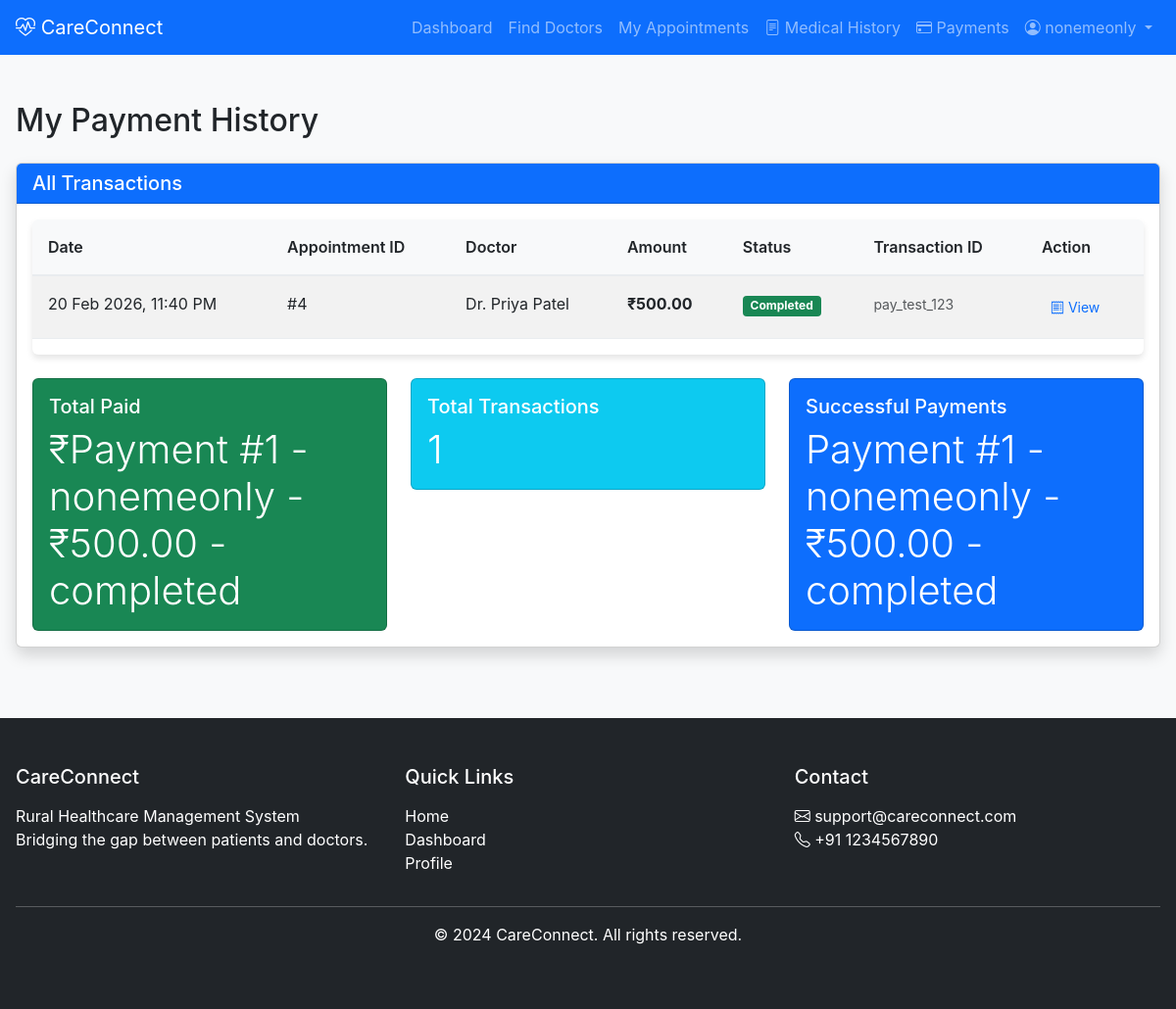
Page /patient/payment-history/ (signed in) on the committed database.
### patient/models.py (models this page shows, shortened)
class Payment(models.Model):
    PAYMENT_STATUS = (
        ('pending', 'Pending'),
        ('completed', 'Completed'),
        ('failed', 'Failed'),
        ('refunded', 'Refunded'),
    )
    PAYMENT_METHODS = (
        ('card', 'Credit/Debit Card'),
        ('upi', 'UPI'),
        ('netbanking', 'Net Banking'),
        ('wallet', 'Wallet'),
    )
    appointment = models.OneToOneField(Appointment, on_delete=models.CASCADE, related_name='payment')
    patient = models.ForeignKey(User, on_delete=models.CASCADE, related_name='payments')
    doctor = models.ForeignKey(Doctor, on_delete=models.CASCADE, related_name='payments')
    amount = models.DecimalField(max_digits=10, decimal_places=2)
    payment_method = models.CharField(max_length=20, choices=PAYMENT_METHODS, blank=True, null=True)
    status = models.CharField(max_length=20, choices=PAYMENT_STATUS, default='pending')
    transaction_id = models.CharField(max_length=100, unique=True, null=True, blank=True)
    payment_date = models.DateTimeField(null=True, blank=True)
    razorpay_order_id = models.CharField(max_length=100, null=True, blank=True)
    razorpay_payment_id = models.CharField(max_length=100, null=True, blank=True)
    razorpay_signature = models.CharField(max_length=200, null=True, blank=True)
    created_at = models.DateTimeField(auto_now_add=True)
    updated_at = models.DateTimeField(auto_now=True)
    class Meta:
        ordering = ['-created_at']
        verbose_name = 'Payment'
        verbose_name_plural = 'Payments'
    def __str__(self):
        return f"Payment #{self.id} - {self.patient.username} - ₹{self.amount} - {self.status}"

class Appointment(models.Model):
    STATUS_CHOICES = (
        ('pending', 'Pending'),
        ('approved', 'Approved'),
        ('rejected', 'Rejected'),
        ('completed', 'Completed'),
        ('cancelled', 'Cancelled'),
    )
    patient = models.ForeignKey(User, on_delete=models.CASCADE, related_name='patient_appointments')
    doctor = models.ForeignKey(Doctor, on_delete=models.CASCADE, related_name='doctor_appointments')
    appointment_date = models.DateField()
    appointment_time = models.TimeField()
    symptoms = models.TextField()
    status = models.CharField(max_length=10, choices=STATUS_CHOICES, default='pending')
    created_at = models.DateTimeField(auto_now_add=True)
    updated_at = models.DateTimeField(auto_now=True)
    class Meta:
        ordering = ['-appointment_date', '-appointment_time']

class Doctor(models.Model):
    user = models.OneToOneField(User, on_delete=models.CASCADE, related_name='doctor_profile')
    specialty = models.CharField(max_length=100)
    hospital = models.ForeignKey(Hospital, on_delete=models.SET_NULL, null=True)
    qualification = models.CharField(max_length=200)
    experience_years = models.IntegerField(default=0)
    consultation_fee = models.DecimalField(max_digits=10, decimal_places=2, default=0)
    is_verified = models.BooleanField(default=False)
    is_available = models.BooleanField(default=True)

### patient/views.py (the view)
# urls.py: path('payment-history/', views.payment_history, name='payment_history'),
@login_required
@patient_required
def payment_history(request):
    payments = Payment.objects.filter(patient=request.user).order_by('-created_at')
    return render(request, 'patient/payment_history.html', {'payments': payments})

### patient/templates/patient/payment_history.html (shortened to what this page needs)
{% extends 'base.html' %}
{% block content %}
<div class="container mt-4">
    <h2>My Payment History</h2>
    <div class="row mt-4">
        <div class="col-md-12">
            <div class="card shadow">
                <div class="card-header bg-primary text-white">
                    <h5 class="mb-0">All Transactions</h5>
                </div>
                <div class="card-body">
                    {% if payments %}
                        <div class="table-responsive">
                            <table class="table table-striped table-hover">
                                <thead>
                                    <tr>
                                        <th>Date</th>
                                        <th>Appointment ID</th>
                                        <th>Doctor</th>
                                        <th>Amount</th>
                                        <th>Status</th>
                                        <th>Transaction ID</th>
                                        <th>Action</th>
                                    </tr>
                                </thead>
                                <tbody>
                                    {% for payment in payments %}
                                    <tr>
                                        <td>{{ payment.payment_date|date:"d M Y, h:i A"|default:"-" }}</td>
                                        <td>#{{ payment.appointment.id }}</td>
                                        <td>Dr. {{ payment.doctor.user.get_full_name }}</td>
                                        <td><strong>₹{{ payment.amount }}</strong></td>
                                        <td>
                                            {% if payment.status == 'completed' %}
                                                <span class="badge bg-success">Completed</span>
                                            {% elif payment.status == 'pending' %}
                                                <span class="badge bg-warning text-dark">Pending</span>
                                            {% elif payment.status == 'failed' %}
                                                <span class="badge bg-danger">Failed</span>
                                            {% else %}
                                                <span class="badge bg-secondary">{{ payment.status|title }}</span>
                                            {% endif %}
                                        </td>
                                        <td>
                                            <small class="text-muted">
                                                {{ payment.razorpay_payment_id|default:"—" }}
                                            </small>
                                        </td>
                                        <td>
                                            {% if payment.status == 'completed' %}
                                                <a href="{% url 'payment_success' payment.id %}" class="btn btn-sm btn-outline-primary">
                                                    <i class="bi bi-receipt"></i> View
                                                </a>
                                            {% endif %}
                                        </td>
                                    </tr>
                                    {% endfor %}
                                </tbody>
                            </table>
                        </div>
                        <div class="row mt-4">
                            <div class="col-md-4">
                                <div class="card text-white bg-success">
                                    <div class="card-body">
                                        <h5 class="card-title">Total Paid</h5>
                                        <p class="card-text display-6">
                                            ₹{{ payments|dictsortreversed:"amount"|slice:":1"|first|default:"0" }}
                                        </p>
                                    </div>
                                </div>
                            </div>
                            <div class="col-md-4">
                                <div class="card text-white bg-info">
                                    <div class="card-body">
                                        <h5 class="card-title">Total Transactions</h5>
                                        <p class="card-text display-6">{{ payments|length }}</p>
                                    </div>
                                </div>
                            </div>
                            <div class="col-md-4">
                                <div class="card text-white bg-primary">
                                    <div class="card-body">
                                        <h5 class="card-title">Successful Payments</h5>
                                        <p class="card-text display-6">
                                            {{ payments|dictsort:"status"|slice:":1"|first|default:"0" }}
                                        </p>
                                    </div>
                                </div>
                            </div>
                        </div>
                    {% endif %}
                </div>
            </div>
        </div>
    </div>
</div>
{% endblock %}

### templates/navbar.html (shortened to what this page needs)
<nav class="navbar navbar-expand-lg navbar-dark bg-primary">
    <div class="container">
        <a class="navbar-brand" href="{% url 'index' %}">
            <i class="bi bi-heart-pulse"></i> CareConnect
        </a>
        <div class="collapse navbar-collapse" id="navbarNav">
            <ul class="navbar-nav ms-auto">
                {% if user.is_authenticated %}
                    {% if user.profile.role == 'patient' %}
                        <li class="nav-item">
                            <a class="nav-link" href="{% url 'patient_dashboard' %}">Dashboard</a>
                        </li>
                        <li class="nav-item">
                            <a class="nav-link" href="{% url 'search_doctors' %}">Find Doctors</a>
                        </li>
                        <li class="nav-item">
                            <a class="nav-link" href="{% url 'my_appointments' %}">My Appointments</a>
                        </li>
                        <li class="nav-item">
                            <a class="nav-link" href="{% url 'medical_history' %}">
                                <i class="bi bi-file-text"></i> Medical History
                            </a>
                        </li>
                        <li class="nav-item">
                            <a class="nav-link" href="{% url 'payment_history' %}">
                                <i class="bi bi-credit-card"></i> Payments
                            </a>
                        </li>
                    {% endif %}
                    <li class="nav-item dropdown">
                        <a class="nav-link dropdown-toggle" href="#" id="navbarDropdown" role="button" data-bs-toggle="dropdown">
                            <i class="bi bi-person-circle"></i> {{ user.username }}
                        </a>
                    </li>
                {% endif %}
            </ul>
        </div>
    </div>
</nav>

### static/css/style.css (style rules this page uses)
:root { --primary-color: #0d6efd; --primary-dark: #0b5ed7; --secondary-color: #6c757d; --success-color: #198754; --success-dark: #157347; --danger-color: #dc3545; --danger-dark: #bb2d3b; --warning-color: #ffc107; --warning-dark: #ffca2c; --info-color: #0dcaf0; --info-dark: #31d2f2; --light-color: #f8f9fa; --dark-color: #212529; --white: #ffffff; --gray-100: #f8f9fa; --gray-200: #e9ecef; --gray-300: #dee2e6; --gray-400: #ced4da; --gray-500: #adb5bd; --gray-600: #6c757d; --gray-700: #495057; --gray-800: #343a40; --gray-900: #212529; --spacing-1: 0.25rem; --spacing-2: 0.5rem; --spacing-3: 1rem; --spacing-4: 1.5rem; --spacing-5: 3rem; --border-radius-sm: 0.25rem; --border-radius: 0.375rem; --border-radius-lg: 0.5rem; --border-radius-xl: 1rem; --shadow-sm: 0 1px 2px rgba(0,0,0,0.05); --shadow: 0 4px 6px rgba(0,0,0,0.1); --shadow-lg: 0 10px 15px rgba(0,0,0,0.1); --shadow-xl: 0 20px 25px rgba(0,0,0,0.1); }
* { margin: 0; padding: 0; box-sizing: border-box; }
body { font-family: -apple-system, BlinkMacSystemFont, 'Segoe UI', Roboto, 'Helvetica Neue', Arial, sans-serif; font-size: 1rem; font-weight: 400; line-height: 1.5; color: var(--gray-900); background-color: var(--gray-100); min-height: 100vh; display: flex; flex-direction: column; }
.container { width: 100%; max-width: 1200px; margin: 0 auto; padding: 0 var(--spacing-3); }
h1, h2, h3, h4, h5, h6 { margin-bottom: var(--spacing-3); font-weight: 500; line-height: 1.2; }
h2 { font-size: 2rem; }
h5 { font-size: 1.25rem; }
.badge { display: inline-block; padding: 0.35em 0.65em; font-size: 0.75em; font-weight: 700; line-height: 1; text-align: center; white-space: nowrap; vertical-align: baseline; border-radius: var(--border-radius-sm); color: var(--white); }
.btn { display: inline-block; font-weight: 400; line-height: 1.5; text-align: center; text-decoration: none; vertical-align: middle; cursor: pointer; user-select: none; padding: 0.375rem 0.75rem; font-size: 1rem; border-radius: var(--border-radius); border: 1px solid transparent; transition: all 0.15s ease-in-out; }
.btn-sm { padding: 0.25rem 0.5rem; font-size: 0.875rem; border-radius: var(--border-radius-sm); }
.table-responsive { overflow-x: auto; border-radius: var(--border-radius); box-shadow: var(--shadow); }
.table { width: 100%; margin-bottom: var(--spacing-3); color: var(--gray-900); vertical-align: top; border-collapse: collapse; background-color: var(--white); }
.table th, .table td { padding: var(--spacing-3); border-bottom: 1px solid var(--gray-200); text-align: left; }
.table thead th { background-color: var(--gray-100); border-bottom-width: 2px; font-weight: 600; }
.table-striped tbody tr:nth-of-type(odd) { background-color: var(--gray-100); }
.mt-4 { margin-top: var(--spacing-4); }

### rows in the picture
Payment: payment_date "20 Feb 2026, 11:40 PM", appointment.id "4", doctor.user.get_full_name "Priya Patel", amount "500.00", shows "Completed", razorpay_payment_id "pay_test_123", shows "View", amount+id+patient "Payment #1 - nonemeonly - ₹500.00 - completed", status+id+patient "Payment #1 - nonemeonly - ₹500.00 - completed"

### other values in the picture
{{ user.username }} "nonemeonly"
{{ payments|length }} "1"
